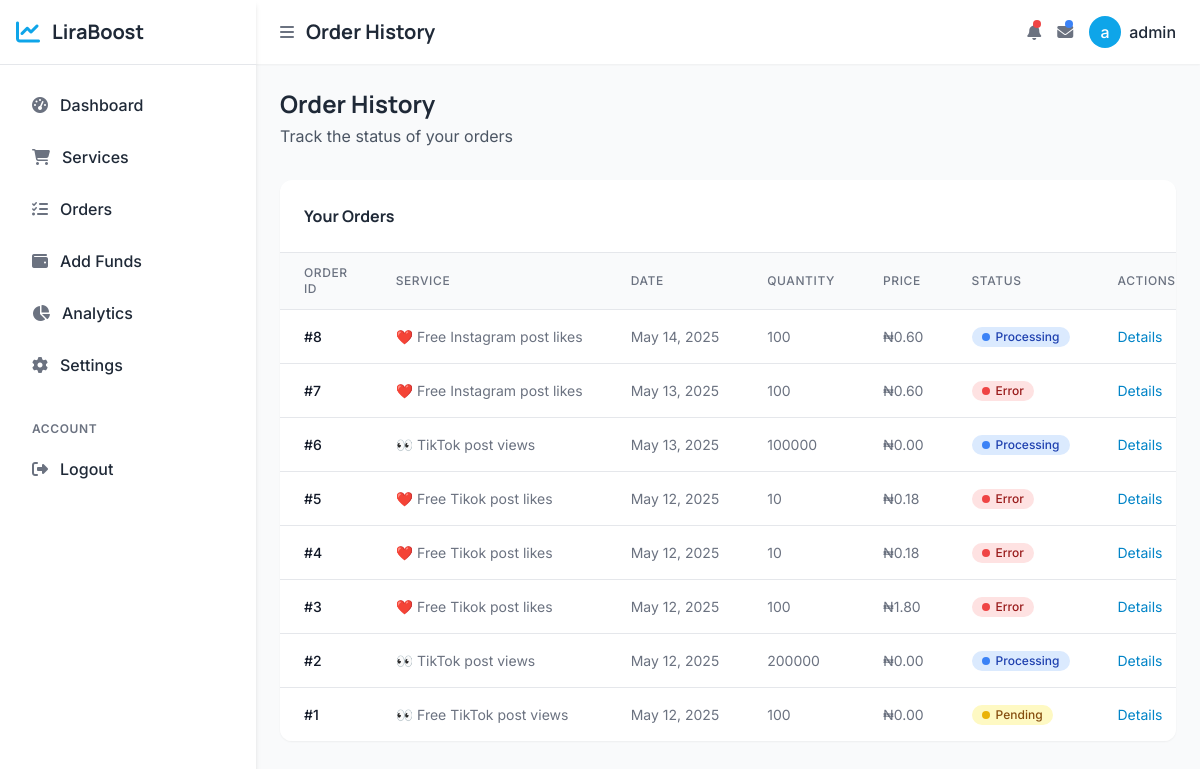
/order/status/ (signed in), run on an earlier commit of the app's database.
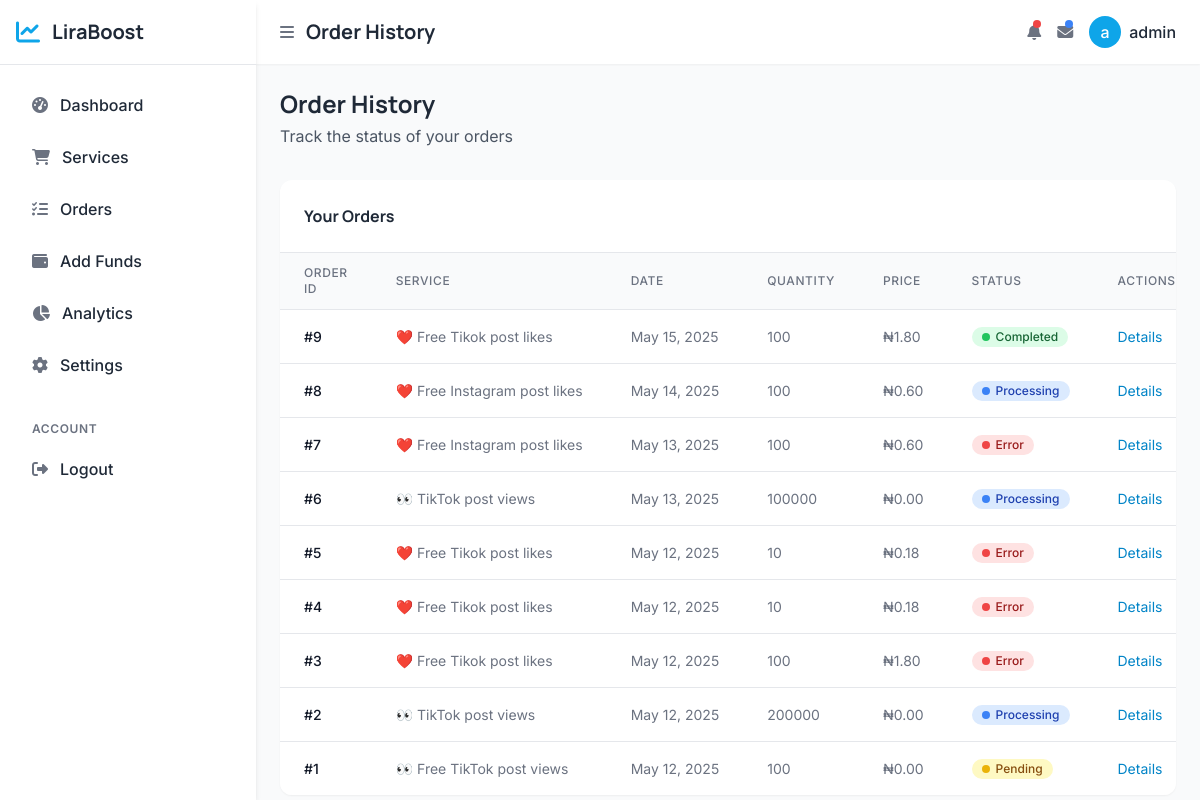
And on a later commit of the database.
### core/models.py (models this page shows, shortened)
class SiteSettings(models.Model):
    site_name = models.CharField(max_length=100, default="SocialBoost")
    site_description = models.TextField(blank=True, default="Social Media Marketing Platform")
    contact_email = models.EmailField(default='contact@yoursite.com')
    support_email = models.EmailField(default='support@yoursite.com')
    support_phone = models.CharField(max_length=20, blank=True, null=True)
    markup_percentage = models.DecimalField(max_digits=5, decimal_places=2, default=Decimal('20.00'))
    min_deposit = models.DecimalField(max_digits=10, decimal_places=2, default=Decimal('500.00'))
    min_withdrawal_amount = models.DecimalField(max_digits=10, decimal_places=2, default=Decimal('1000.00'))
    maintenance_mode = models.BooleanField(default=False)
    @classmethod
    def get_settings(cls):
        settings, created = cls.objects.get_or_create(pk=1)
        return settings

class Order(models.Model):
    STATUS_CHOICES = (
        ('pending', 'Pending'),
        ('processing', 'Processing'),
        ('completed', 'Completed'),
        ('canceled', 'Canceled'),
        ('error', 'Error'),
    )
    user = models.ForeignKey(User, on_delete=models.CASCADE)
    service = models.ForeignKey(Service, on_delete=models.CASCADE)
    order_id = models.CharField(max_length=100, blank=True, null=True)  # From API provider
    link = models.URLField()
    quantity = models.IntegerField()
    status = models.CharField(max_length=50, choices=STATUS_CHOICES, default='pending')
    charge = models.DecimalField(max_digits=10, decimal_places=2)
    comments = models.TextField(blank=True, null=True)
    created_at = models.DateTimeField(auto_now_add=True)

class Service(models.Model):
    service_id = models.IntegerField(unique=True)
    name = models.CharField(max_length=255)
    category = models.CharField(max_length=100)
    rate = models.DecimalField(max_digits=10, decimal_places=2, default=Decimal('0.00'))
    min_quantity = models.IntegerField()
    max_quantity = models.IntegerField()
    description = models.TextField()
    is_active = models.BooleanField(default=True)

### core/views.py (the view)
# urls.py: path('order/status/', views.order_status, name='order_status'),
@login_required
def order_status(request, order_id=None):
    if order_id:
        order = get_object_or_404(Order, id=order_id, user=request.user)
        if order.status == 'processing' and order.order_id:
            api = SocialMediaAPI(settings.API_KEY)
            response = api.get_order_status(order.order_id)
            if 'status' in response:
                status_mapping = {
                    'Pending': 'pending',
                    'In progress': 'processing',
                    'Completed': 'completed',
                    'Canceled': 'canceled',
                    'Error': 'error'
                }
                new_status = status_mapping.get(response['status'], order.status)
                if new_status != order.status:
                    order.status = new_status
                    order.save()
        return render(request, 'order_detail.html', {'order': order})
    else:
        orders = Order.objects.filter(user=request.user).order_by('-created_at')
        paginator = Paginator(orders, 10)  # Show 10 orders per page
        page = request.GET.get('page')
        orders_page = paginator.get_page(page)
        return render(request, 'order_status.html', {'orders': orders_page})

### core/context_processors.py (called while the page is built)
def site_settings(request):
    try:
        settings = SiteSettings.get_settings()
        return {'site_settings': settings}
    except Exception as e:
        return {
            'site_settings': {
                'site_name': 'SocialBoost',
                'site_description': 'Social Media Marketing Platform',
                'contact_email': 'contact@example.com',
                'support_email': 'support@example.com',
                'markup_percentage': 20.00,
                'min_deposit': 500.00,
                'min_withdrawal_amount': 1000.00,
                'maintenance_mode': False
            }
        }

### core/templates/order_status.html (shortened to what this page needs)
{% extends 'dash_base.html' %}
{% block page_title %}Order History{% endblock %}
{% block content %}
<div class="animate-fade-in">
    <div class="flex flex-col md:flex-row justify-between items-start md:items-center mb-6 md:mb-8">
        <div class="w-full md:w-auto mb-4 md:mb-0">
            <h2 class="text-xl md:text-2xl font-display font-bold text-gray-800 mb-1">Order History</h2>
            <p class="text-gray-600">Track the status of your orders</p>
        </div>
    </div>
    <div class="bg-white rounded-xl shadow-sm overflow-hidden animate-slide-up">
        <div class="p-4 md:p-6 border-b flex justify-between items-center">
            <h3 class="font-display font-bold text-gray-800 text-sm md:text-base">Your Orders</h3>
        </div>
        {% if orders %}
        <div class="overflow-x-auto">
            <table class="min-w-full divide-y divide-gray-200">
                <thead class="bg-gray-50">
                    <tr>
                        <th scope="col" class="px-6 py-3 text-left text-xs font-medium text-gray-500 uppercase tracking-wider">Order ID</th>
                        <th scope="col" class="px-6 py-3 text-left text-xs font-medium text-gray-500 uppercase tracking-wider">Service</th>
                        <th scope="col" class="px-6 py-3 text-left text-xs font-medium text-gray-500 uppercase tracking-wider">Date</th>
                        <th scope="col" class="px-6 py-3 text-left text-xs font-medium text-gray-500 uppercase tracking-wider">Quantity</th>
                        <th scope="col" class="px-6 py-3 text-left text-xs font-medium text-gray-500 uppercase tracking-wider">Price</th>
                        <th scope="col" class="px-6 py-3 text-left text-xs font-medium text-gray-500 uppercase tracking-wider">Status</th>
                        <th scope="col" class="px-6 py-3 text-left text-xs font-medium text-gray-500 uppercase tracking-wider">Actions</th>
                    </tr>
                </thead>
                <tbody class="bg-white divide-y divide-gray-200">
                    {% for order in orders %}
                    <tr class="hover:bg-gray-50">
                        <td class="px-6 py-4 whitespace-nowrap text-sm font-medium text-gray-900">#{{ order.id }}</td>
                        <td class="px-6 py-4 whitespace-nowrap text-sm text-gray-500">{{ order.service.name }}</td>
                        <td class="px-6 py-4 whitespace-nowrap text-sm text-gray-500">{{ order.created_at|date:"M d, Y" }}</td>
                        <td class="px-6 py-4 whitespace-nowrap text-sm text-gray-500">{{ order.quantity }}</td>
                        <td class="px-6 py-4 whitespace-nowrap text-sm text-gray-500">₦{{ order.charge|floatformat:2 }}</td>
                        <td class="px-6 py-4 whitespace-nowrap text-sm">
                            {% if order.status == 'pending' %}
                                <span class="inline-flex items-center px-2.5 py-0.5 rounded-full text-xs font-medium bg-yellow-100 text-yellow-800">
                                    <span class="badge-dot bg-yellow-500"></span> Pending
                                </span>
                            {% elif order.status == 'processing' %}
                                <span class="inline-flex items-center px-2.5 py-0.5 rounded-full text-xs font-medium bg-blue-100 text-blue-800">
                                    <span class="badge-dot bg-blue-500"></span> Processing
                                </span>
                            {% elif order.status == 'completed' %}
                                <span class="inline-flex items-center px-2.5 py-0.5 rounded-full text-xs font-medium bg-green-100 text-green-800">
                                    <span class="badge-dot bg-green-500"></span> Completed
                                </span>
                            {% elif order.status == 'canceled' %}
                                <span class="inline-flex items-center px-2.5 py-0.5 rounded-full text-xs font-medium bg-gray-100 text-gray-800">
                                    <span class="badge-dot bg-gray-500"></span> Canceled
                                </span>
                            {% elif order.status == 'error' %}
                                <span class="inline-flex items-center px-2.5 py-0.5 rounded-full text-xs font-medium bg-red-100 text-red-800">
                                    <span class="badge-dot bg-red-500"></span> Error
                                </span>
                            {% endif %}
                        </td>
                        <td class="px-6 py-4 whitespace-nowrap text-sm text-gray-500">
                            <a href="{% url 'order_status' order_id=order.id %}" class="text-primary-600 hover:text-primary-900">Details</a>
                        </td>
                    </tr>
                    {% endfor %}
                </tbody>
            </table>
        </div>
        {% endif %}
    </div>
</div>
{% endblock %}

### core/templates/dash_base.html (shortened to what this page needs)
<!DOCTYPE html>
<html lang="en">
<head>
    <script src="https://cdn.tailwindcss.com"></script>
    <link rel="stylesheet" href="https://cdnjs.cloudflare.com/ajax/libs/font-awesome/6.4.0/css/all.min.css">
</head>
<body class="bg-gray-50 font-sans text-gray-800 antialiased">
    <div class="flex h-screen overflow-hidden">
        <div class="sidebar bg-white shadow-md w-64 flex-shrink-0 z-50" id="sidebar">
            <div class="flex flex-col h-full">
                <div class="p-4 border-b flex items-center justify-between">
                    <a href="{% url 'dashboard' %}" class="flex items-center">
                        <i class="fas fa-chart-line text-primary-500 text-2xl mr-3"></i>
                        <span class="sidebar-brand-text text-xl font-display font-bold text-gray-800">{{ site_settings.site_name }}</span>
                    </a>
                </div>
                <div class="flex-1 overflow-y-auto py-4">
                    <div class="px-4 space-y-1">
                        <a href="{% url 'dashboard' %}" class="sidebar-item flex items-center px-4 py-3 rounded-lg {% if request.path == '/dashboard/' %}active{% endif %}">
                            <i class="fas fa-tachometer-alt text-gray-500 mr-3"></i>
                            <span class="sidebar-item-text font-medium">Dashboard</span>
                        </a>
                        <a href="{% url 'services' %}" class="sidebar-item flex items-center px-4 py-3 rounded-lg {% if request.path == '/services/' %}active{% endif %}">
                            <i class="fas fa-shopping-cart text-gray-500 mr-3"></i>
                            <span class="sidebar-item-text font-medium">Services</span>
                        </a>
                        <a href="{% url 'order_status' %}" class="sidebar-item flex items-center px-4 py-3 rounded-lg {% if request.path == '/orders/' or 'order-status' in request.path %}active{% endif %}">
                            <i class="fas fa-tasks text-gray-500 mr-3"></i>
                            <span class="sidebar-item-text font-medium">Orders</span>
                        </a>
                        <a href="{% url 'add_funds' %}" class="sidebar-item flex items-center px-4 py-3 rounded-lg {% if request.path == '/add-funds/' %}active{% endif %}">
                            <i class="fas fa-wallet text-gray-500 mr-3"></i>
                            <span class="sidebar-item-text font-medium">Add Funds</span>
                        </a>
                        <a href="#" class="sidebar-item flex items-center px-4 py-3 rounded-lg">
                            <i class="fas fa-chart-pie text-gray-500 mr-3"></i>
                            <span class="sidebar-item-text font-medium">Analytics</span>
                        </a>
                        <a href="{% url 'profile' %}" class="sidebar-item flex items-center px-4 py-3 rounded-lg">
                            <i class="fas fa-cog text-gray-500 mr-3"></i>
                            <span class="sidebar-item-text font-medium">Settings</span>
                        </a>
                    </div>
                    <div class="px-4 mt-8">
                        <div class="text-xs font-semibold text-gray-500 uppercase tracking-wider mb-2 px-4">Account</div>
                        <a href="{% url 'logout' %}" class="sidebar-item flex items-center px-4 py-3 rounded-lg">
                            <i class="fas fa-sign-out-alt text-gray-500 mr-3"></i>
                            <span class="sidebar-item-text font-medium">Logout</span>
                        </a>
                    </div>
                </div>
            </div>
        </div>
        <div class="flex-1 flex flex-col overflow-hidden main-content">
            <header class="bg-white shadow-sm z-10">
                <div class="flex items-center justify-between px-4 md:px-6 py-4">
                    <div class="flex items-center">
                        <button id="sidebar-toggle" class="text-gray-500 focus:outline-none" onclick="toggleMobileSidebar()">
                            <i class="fas fa-bars"></i>
                        </button>
                        <h1 class="ml-3 text-xl font-display font-bold text-gray-800 truncate">{% block page_title %}Dashboard{% endblock %}</h1>
                    </div>
                    <div class="flex items-center space-x-3 md:space-x-4">
                        <div class="relative hidden md:block">
                            <button class="text-gray-500 focus:outline-none">
                                <i class="fas fa-bell"></i>
                                <span class="absolute top-0 right-0 w-2 h-2 bg-red-500 rounded-full"></span>
                            </button>
                        </div>
                        <div class="relative hidden md:block">
                            <button class="text-gray-500 focus:outline-none">
                                <i class="fas fa-envelope"></i>
                                <span class="absolute top-0 right-0 w-2 h-2 bg-blue-500 rounded-full"></span>
                            </button>
                        </div>
                        <div class="flex items-center">
                            <div class="w-8 h-8 rounded-full bg-primary-500 flex items-center justify-center text-white font-medium">
                                {{ user.first_name|first|default:user.username|first }}
                            </div>
                            <span class="ml-2 font-medium hidden md:inline">{{ user.first_name|default:user.username }}</span>
                        </div>
                    </div>
                </div>
            </header>
            <main class="flex-1 overflow-y-auto p-4 md:p-6 bg-gray-50">
                {% block content %}{% endblock %}
            </main>
        </div>
    </div>
</body>
</html>

### core/templates/dash_base.html (style rules this page uses)
.animate-fade-in { animation: fadeIn 0.8s ease-out forwards; }
.animate-slide-up { animation: slideUp 0.8s ease-out forwards; }
.sidebar { transition: all 0.3s ease; }
.sidebar-item { transition: all 0.3s ease; }
.badge-dot { width: 8px; height: 8px; border-radius: 50%; display: inline-block; margin-right: 6px; }

What changed in the data, as far as the page shows it:
added Order: id "9", service.name "❤️ Free Tikok post likes", created_at "May 15, 2025", quantity "100", charge "1.80", status "completed" (drawn)
